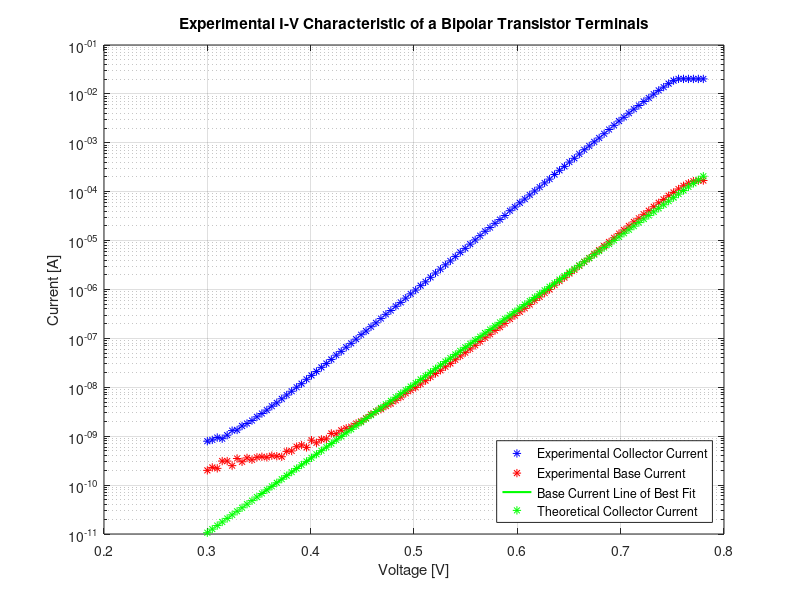
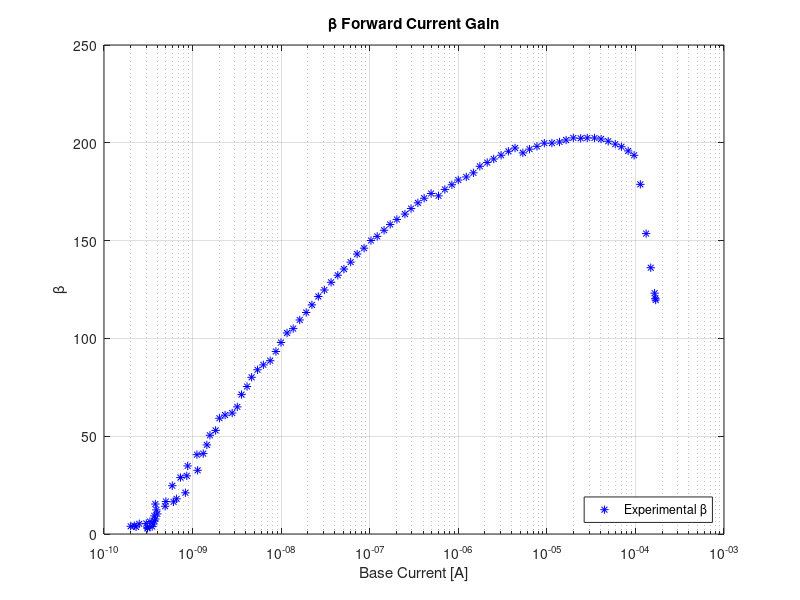
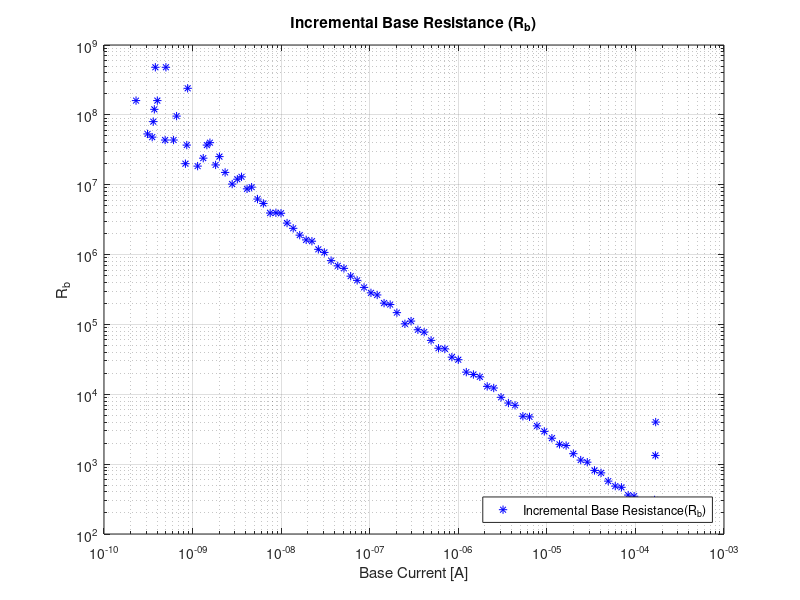
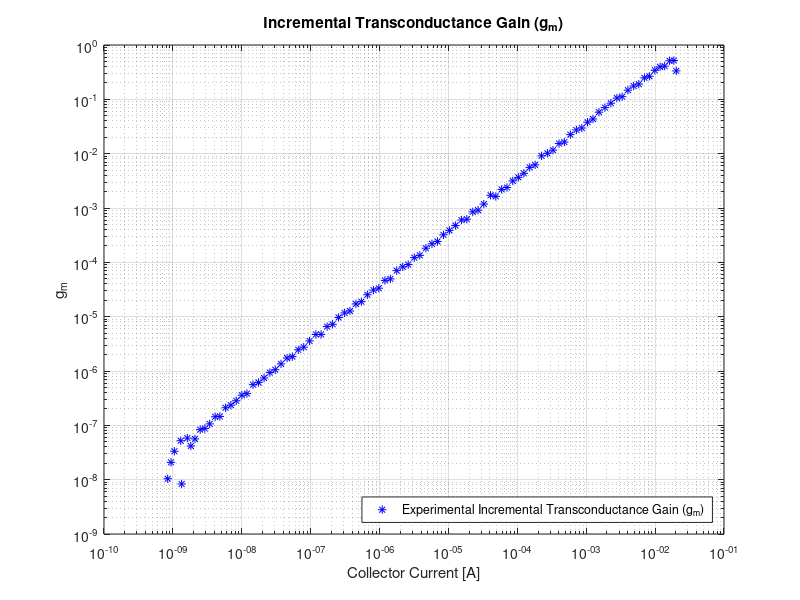

Here is the MATLAB script that generated these plots, in order:
%% Experiment 1
Experiment_1 = load('Experiment_1_NEW.mat');
Experiment_1.Ib = fliplr(Experiment_1.Ib);
Experiment_1.Ib = Experiment_1.Ib + 1.350e-09;
Experiment_1.Ie = (-1)*fliplr(Experiment_1.Ie);
Experiment_1.Vb = fliplr(Experiment_1.Vb);

Experiment_1.Ic = Experiment_1.Ie - Experiment_1.Ib;

Theoretical_Ib = Experiment_1.Ib(22:96);
Theoretical_v = Experiment_1.Vb(22:96);

x = linspace(0.35, 0.65, 100);
fit = polyfit(Theoretical_v,log(Theoretical_Ib),1);
line = exp(fit(1) * x + fit(2));

%U_T = (0.026);
U_T = 1/(fit(1));
I_s = exp(fit(2));

theoretical_Ic = I_s*exp((Experiment_1.Vb - 0)./U_T);

figure
semilogy(Experiment_1.Vb,Experiment_1.Ic,'b*')
hold on
semilogy(Experiment_1.Vb,Experiment_1.Ib,'r*')
semilogy(x,line,'g-','LineWidth',1.5);
semilogy(Experiment_1.Vb,theoretical_Ic,'g*')
title('Experimental I-V Characteristic of a Bipolar Transistor Terminals')
xlabel('Voltage [V]')
ylabel('Current [A]')
legend('Experimental Collector Current','Experimental Base Current','Base Current Line of Best Fit','Theoretical Collector Current','Theoretical Base Current','Location','Southeast')
grid on
hold off

% If we want to plot a range of Currents
% figure
% semilogy(Experiment_1.Vb(16:55),Experiment_1.Ic(16:55),'b*')
% hold on
% semilogy(Experiment_1.Vb(16:55),Experiment_1.Ib(16:55),'r*')
% semilogy(x(16:end),line(16:end),'g-','LineWidth',1.5);
% semilogy(Experiment_1.Vb(16:55),theoretical_Ic(16:55),'g*')
% title('Experimental I-V Characteristic of a Bipolar Transistor Terminals')
% xlabel('Voltage [V]')
% ylabel('Current [A]')
% legend('Experimental Collector Current','Experimental Base Current','Base Current Line of Best Fit','Location','Southeast')
% grid on
% hold off

figure
semilogx(Experiment_1.Ib,Experiment_1.Ic./Experiment_1.Ib,'b*')
hold on
title('\beta Forward Current Gain')
xlabel('Base Current [A]')
ylabel('\beta')
legend('Experimental \beta','Location','Southeast')
grid on
hold off

figure
loglog(Experiment_1.Ib(2:end),diff(Experiment_1.Vb)./diff(Experiment_1.Ib),'b*')
hold on
title('Incremental Base Resistance (R_{b})')
xlabel('Base Current [A]')
ylabel('R_{b}')
legend('Incremental Base Resistance(R_{b})','Theoretical Incremental Base Resistance(R_{b})','Location','Southeast')
grid on
hold off

figure
loglog(Experiment_1.Ic(2:end),diff(Experiment_1.Ic)./diff(Experiment_1.Vb),'b*')
hold on
title('Incremental Transconductance Gain (g_{m})')
xlabel('Collector Current [A]')
ylabel('g_{m}')
legend('Experimental Incremental Transconductance Gain (g_{m})','Theoretical Incremental Transconductance Gain (g_{m})','Location','Southeast')
grid on
hold off

%% Experiment 2
% Find U_T and I_s for the didoe

Experiment_2_200 = load('Experiment_2-200.mat');
Experiment_2_200.Ib = fliplr(Experiment_2_200.Ib);
Experiment_2_200.Ie = (-1)*fliplr(Experiment_2_200.Ie);
Experiment_2_200.Vb = fliplr(Experiment_2_200.Vb);

Experiment_2_2k = load('Experiment_2-2k.mat');
Experiment_2_2k.Ib = fliplr(Experiment_2_2k.Ib);
Experiment_2_2k.Ie = (-1)*fliplr(Experiment_2_2k.Ie);
Experiment_2_2k.Vb = fliplr(Experiment_2_2k.Vb);

Experiment_2_20k = load('Experiment_2-20k.mat');
Experiment_2_20k.Ib = fliplr(Experiment_2_20k.Ib);
Experiment_2_20k.Ie = (-1)*fliplr(Experiment_2_20k.Ie);
Experiment_2_20k.Vb = fliplr(Experiment_2_20k.Vb);

Experiment_2_200.Ic = Experiment_2_200.Ie - Experiment_2_200.Ib;
Experiment_2_2k.Ic = Experiment_2_2k.Ie - Experiment_2_2k.Ib;
Experiment_2_20k.Ic = Experiment_2_20k.Ie - Experiment_2_20k.Ib;

figure
semilogy(Experiment_2_200.Vb,Experiment_2_200.Ic,'b*')
hold on
semilogy(Experiment_2_2k.Vb,Experiment_2_2k.Ic,'r*')
semilogy(Experiment_2_20k.Vb,Experiment_2_20k.Ic,'g*')
title('Emitter-Degenerated Bipolar Collector Current Characteristics')
xlabel('Base Voltage [V]')
ylabel('Collector Current [A]')
legend('Experimental R = 200 \Omega','Experimental R = 2k \Omega','Experimental R = 20k \Omega','Location','Southeast')
grid on
hold off

figure
plot(Experiment_2_200.Vb,Experiment_2_200.Ic,'b*')
hold on
title('Emitter-Degenerated Bipolar Collector Current Characteristics R = 200 \Omega')
xlabel('Base Voltage [V]')
ylabel('Collector Current [A]')
legend('Experimental R = 200 \Omega','Location','Southeast')
grid on
hold off

figure
plot(Experiment_2_2k.Vb,Experiment_2_2k.Ic,'b*')
hold on
title('Emitter-Degenerated Bipolar Collector Current Characteristics R = 2k \Omega')
xlabel('Base Voltage [V]')
ylabel('Collector Current [A]')
legend('Experimental R = 2k \Omega','Location','Southeast')
grid on
hold off

figure
plot(Experiment_2_20k.Vb,Experiment_2_20k.Ic,'b*')
hold on
title('Emitter-Degenerated Bipolar Collector Current Characteristics with R = 20k \Omega')
xlabel('Base Voltage [V]')
ylabel('Collector Current [A]')
legend('Experimental R = 20k \Omega','Location','Southeast')
grid on
hold off

% Rb for each resistor
figure
loglog(Experiment_2_200.Ib(2:end),diff(Experiment_2_200.Vb)./diff(Experiment_2_200.Ib),'b*')
hold on
title('Incremental Base Resistance(R_{b}) of Degenerated Bipolar Transistor Terminals with R = 200 \Omega')
xlabel('Base Current [A]')
ylabel('R_{b}')
legend('Incremental Base Resistance(R_{b})','Theoretical Incremental Base Resistance(R_{b})','Location','Southeast')
grid on
hold off

figure
loglog(Experiment_2_2k.Ib(2:end),diff(Experiment_2_2k.Vb)./diff(Experiment_2_2k.Ib),'b*')
hold on
title('Incremental Base Resistance(R_{b}) of Degenerated Bipolar Transistor Terminals with R = 2 k\Omega')
xlabel('Base Current [A]')
ylabel('R_{b}')
legend('Incremental Base Resistance(R_{b})','Theoretical Incremental Base Resistance(R_{b})','Location','Southeast')
grid on
hold off

figure
loglog(Experiment_2_20k.Ib(2:end),diff(Experiment_2_20k.Vb)./diff(Experiment_2_20k.Ib),'b*')
hold on
title('Incremental Base Resistance(R_{b}) of Degenerated Bipolar Transistor Terminals with R = 20 k\Omega')
xlabel('Base Current [A]')
ylabel('R_{b}')
legend('Incremental Base Resistance(R_{b})','Theoretical Incremental Base Resistance(R_{b})','Location','Southeast')
grid on
hold off


Experiment_2_20k.Ib = fliplr(Experiment_2_20k.Ib);
Experiment_2_20k.Ie = (-1)*fliplr(Experiment_2_20k.Ie);
Experiment_2_20k.Vb = fliplr(Experiment_2_20k.Vb);

Experiment_2_200.Ic = Experiment_2_200.Ie - Experiment_2_200.Ib;
Experiment_2_2k.Ic = Experiment_2_2k.Ie - Experiment_2_2k.Ib;
Experiment_2_20k.Ic = Experiment_2_20k.Ie - Experiment_2_20k.Ib;

% Gm for each resistor
figure
loglog(Experiment_2_200.Ic(2:end),diff(Experiment_2_200.Ic)./diff(Experiment_2_200.Vb),'b*')
hold on
title('Incremental Transconductance Gain (G_{m}) of Degenerated Bipolar Transistor with R = 200 \Omega')
xlabel('Collector Current [A]')
ylabel('G_{m}')
legend('Experimental Incremental Transconductance Gain (G_{m})','Theoretical Incremental Transconductance Gain (G_{m})','Location','Southeast')
grid on
hold off

figure
loglog(Experiment_2_2k.Ic(2:end),diff(Experiment_2_2k.Ic)./diff(Experiment_2_2k.Vb),'b*')
hold on
title('Incremental Transconductance Gain (G_{m}) of Degenerated Bipolar Transistor with R = 2 k\Omega')
xlabel('Collector Current [A]')
ylabel('G_{m}')
legend('Experimental Incremental Transconductance Gain (G_{m})','Theoretical Incremental Transconductance Gain (G_{m})','Location','Southeast')
grid on
hold off

figure
loglog(Experiment_2_20k.Ic(2:end),diff(Experiment_2_20k.Ic)./diff(Experiment_2_20k.Vb),'b*')
hold on
title('Incremental Transconductance Gain (G_{m}) of Degenerated Bipolar Transistor with R = 20 k\Omega')
xlabel('Collector Current [A]')
ylabel('G_{m}')
legend('Experimental Incremental Transconductance Gain (G_{m})','Theoretical Incremental Transconductance Gain (G_{m})','Location','Southeast')
grid on
hold off


%% Experiment 3
Experiment_3 = load('Experiment_3-20k.mat');
Experiment_3.Ib = fliplr(Experiment_3.Ib);
Experiment_3.Vb = fliplr(Experiment_3.Vb);
Experiment_3.Ve = fliplr(Experiment_3.Ve);

figure
plot(Experiment_3.Vb,Experiment_3.Ve,'*')
hold on
xlabel('V_{in} [V]')
ylabel('V_{out} [V]')
title('Voltage Transfer Characteristics for Common-Collector Amplifier Circuit')
%legend('Experimental R_1 = 51 k\Omega','Experimental R_1 = 60 k\Omega','Experimental R_1 = 71 k\Omega','Location','Northwest')
grid on
hold off



%% Experiment 4
Experiment_4_51k = load('Experiment_4-51k.mat');
Experiment_4_51k.Ib = fliplr(Experiment_4_51k.Ib);
Experiment_4_51k.Vb = fliplr(Experiment_4_51k.Vb);
Experiment_4_51k.Vout = fliplr(Experiment_4_51k.Vout);

Experiment_4_60k = load('Experiment_4-60k.mat');
Experiment_4_60k.Ib = fliplr(Experiment_4_60k.Ib);
Experiment_4_60k.Vb = fliplr(Experiment_4_60k.Vb);
Experiment_4_60k.Vout = fliplr(Experiment_4_60k.Vout);

Experiment_4_71k = load('Experiment_4-71k.mat');
Experiment_4_71k.Ib = fliplr(Experiment_4_71k.Ib);
Experiment_4_71k.Vb = fliplr(Experiment_4_71k.Vb);
Experiment_4_71k.Vout = fliplr(Experiment_4_71k.Vout);


figure
plot(Experiment_4_51k.Vb,Experiment_4_51k.Vout,'*')
hold on
plot(Experiment_4_60k.Vb,Experiment_4_60k.Vout,'*')
plot(Experiment_4_71k.Vb,Experiment_4_71k.Vout,'*')
xlabel('V_{in} [V]')
ylabel('V_{out} [V]')
title('Voltage Transfer Characteristics for Inverter Circuit')
legend('Experimental R_1 = 51 k\Omega','Experimental R_1 = 60 k\Omega','Experimental R_1 = 71 k\Omega','Location','Northeast')
grid on
hold off

